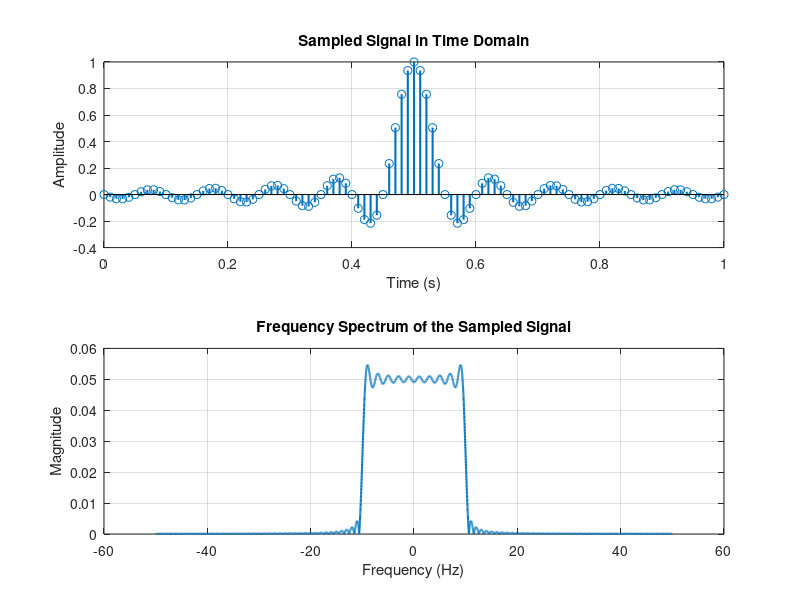
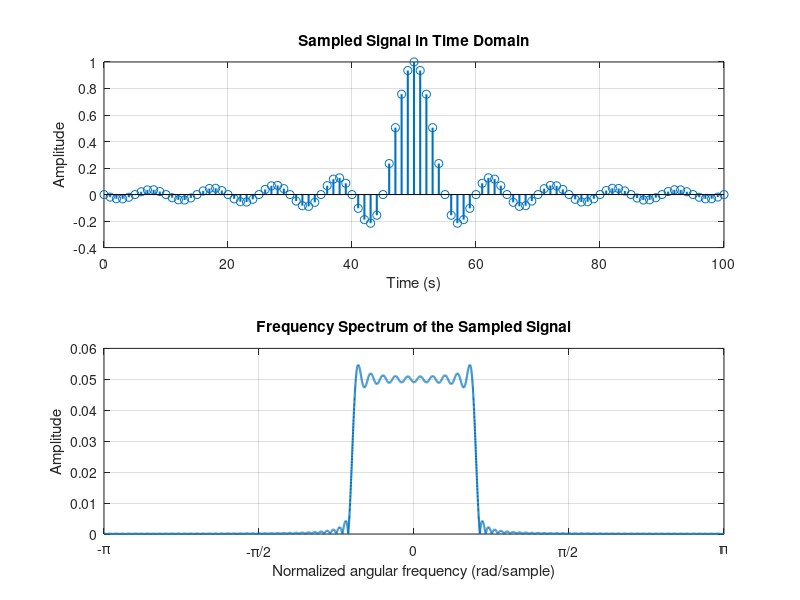
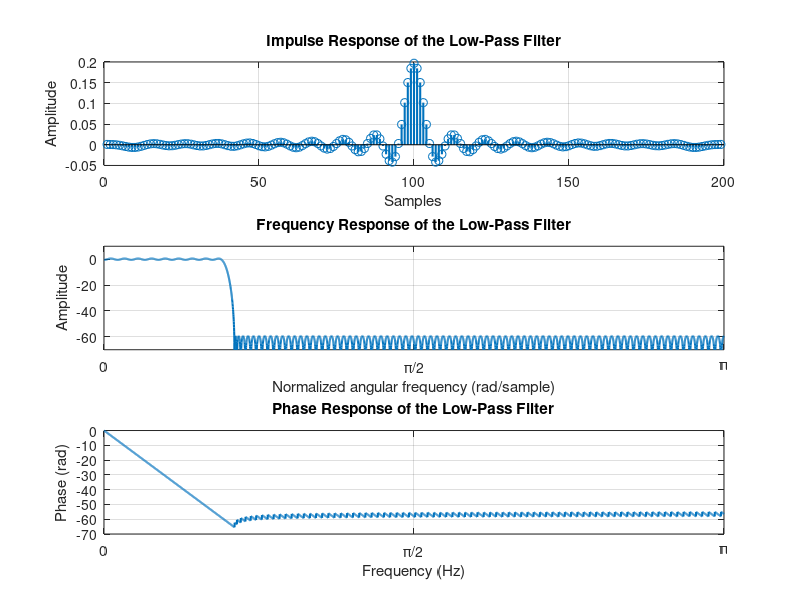
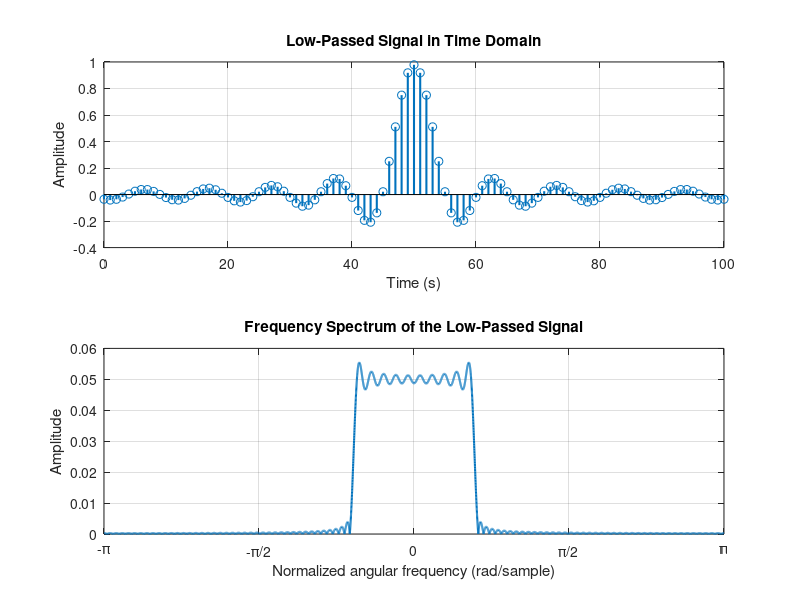

MATLAB code for these plots, in order:
%% *Voice Scrambing*
%% Clear the workspace
close all;
clear;
clc;

%% Voice Scrambling
% Voice scrambling is a technique used to encrypt voice signals. The
% encrypted voice signal is called the cipher signal. The cipher signal is
% transmitted over the communication channel. At the receiver, the cipher
% signal is descrambled to recover the original voice signal. The
% descrambling process is the inverse of the scrambling process. The
% scrambling process is a nonlinear process. It is implemented using a
% nonlinear function. The descrambling process is also a nonlinear process.
% It is implemented using the inverse of the nonlinear function used in the
% scrambling process. The scrambling process is a one-to-one mapping
% process. This means that each sample in the original voice signal is
% mapped to a unique sample in the cipher signal. The descrambling process
% is also a one-to-one mapping process. This means that each sample in the
% cipher signal is mapped to a unique sample in the original voice signal.
%
% Before scrambling a voice signal, we should use a low-pass filter to
% remove the frequencies that are higher than the Nyquist frequency. This
% is because the frequencies that are higher than the Nyquist frequency
% will be aliased. The aliased frequencies will be mixed with the original
% frequencies. This will make the descrambling process more difficult.
%
% To scramble a voice signal, we need to define a nonlinear function. We can
% make a nonlinear function by modulating the voice signal with a sinusoid.
% The sinusoid is called the scrambling sinusoid. The scrambling sinusoid
% is a sinusoid with a frequency that is different from the frequency of
% the voice signal. The scrambling sinusoid is generated using the
% following equation:
%
% $$s(t) = A \cos(\frac{2 \pi f_0 n}{f_s})$$
%
% where |A| is the amplitude of the scrambling sinusoid and |f_s| is its
% frequency. The scrambling sinusoid is modulated with the voice signal
% using the following equation:
%
% $$y(t) = x_{low-passed}(t) \cos(\frac{2 \pi f_0 n}{f_s})$$
%
% where |x(t)| is the voice signal. The scrambling sinusoid is modulated
% with the voice signal using the |.*| operator. The scrambled voice signal
% is stored in the variable |y|. The scrambling sinusoid is stored in the
% variable |s|. The following code scrambles a voice signal.
%
% |y = x_lowpassed .* s;|
%
% The descrambling process is the inverse of the scrambling process. The
% descrambling process is implemented using the following equation:
%
% $$y_2(t) = y(t) \cos(\frac{2 \pi f_0 n}{f_s})$$
%
% The descrambling process is implemented using the |.*| operator. The
% descrambled voice signal is stored in the variable |y_2|. The following
% code descrambles the voice signal.
%
% |y_2 = y .* s;|
%
% After multiplying the voice signal with the scrambling sinusoid, the
% frequencies of the voice signal are shifted to the left and right sides
% of the scrambling sinusoid. The frequencies of the voice signal are
% shifted to the left side of the scrambling sinusoid because the voice
% signal is multiplied with the cosine of the scrambling sinusoid.
% We should perform a low-pass filtering process to remove the frequencies
% that are shifted to the right side of the scrambling sinusoid. This is
% because the frequencies that are shifted to the right side of the
% scrambling sinusoid will be aliased.
%
% $$ x_{reconstructed} = h_{low-passed} * y_2(t)$$
%
% where $h_{low-passed}$ is the impulse response of the low-pass filter. The
% reconstructed voice signal is stored in the variable |x_reconstructed|.
% The following code reconstructs the voice signal.
%% Load the audio file
% # Too load the audio file, use the |audioread| function.
% # The audio file is stored in the variable |y| and the sampling frequency
% is stored in the variable |fs|.
% # We can specify the start and end points of the audio file to be read
% using the |audioread| function. It takes the start and end points as
% a vector in the form |[start end]|. The second argument is the samples range.
% # |y| is an column vector of size $N x 1$, where |N| is the number of samples.
% So, we should use the transpose operator |'| to convert it to a row vector.
% # To define the time axis, we use the |linspace| function. It takes the
% start and end points as well as the number of points to be generated.
% The start point is |0| and the end point is |N/fs|, where |N| is the number
% of samples and |fs| is the sampling frequency. The number of points is |N|.
%
% The following code loads the audio file and defines the time axis.
%
% |[x_t, fs] = audioread('Audio01.wav');|
%
% |x_t = x_t';|
%
% |t_axis = linspace(0, length(x_t) / fs, length(x_t));|

%% Sound the audio file
% # To sound the audio file, use the |sound| function. It takes the audio
% signal and the sampling frequency as arguments.
% # To prevent the sound from being cut, we should wait until the sound
% finishes. We can do this using the |pause| function. It takes the time
% to wait in seconds as an argument.
%
% The following code sounds the audio file:
%
% |sound(x_t, fs);|
%
% |pause(length(x_t) / fs);|
%
% The sample rate |fs| should be a standard audio rate (common rates are 8000, 11025, 22050, 44100, or 48000 Hz).
%%%
%% Implementation of the scrambling process
% We assume the input signal is a shifted sinc function with scaling factor of
% 0.1 and shift factor of 0.5. The sampling frequency is 100 Hz.
% We know the Fourier transform of the this function in general form is:
%
% $$x(t) = sinc(2f_c(t - t_0)) \Rightarrow\mathcal{FT}:
% X(f) = 2f_c \cdot \Pi(\frac{f}{2f_c}) \cdot e^{-j 2 \pi f t_0}$$
%
% where $t_0$ is the shift factor and $T$ is the scaling factor.
% The Discrete-Time Fourier Transform (DTFT) of the sampled signal is:
%
% $$x[n] = sinc(2\omega_c(n - n_0)) \Rightarrow\mathcal{DTFT}:
% X(e^{j \omega}) = 2\omega_c \cdot \Pi(\frac{\omega}{2\omega_c}) \cdot e^{-j \omega n_0}$$
%
% We can analyze a signal in two methods:
%
% *Analog Signal Processing*
%
fs = 100;
t = 0:1 / fs:1;
x = sinc((t - 0.5) * 2 * 10);
N_freq = 1e4;
f_axis = linspace(-fs / 2, fs / 2, N_freq);
FT_x = fftshift(fft(x, N_freq)) / fs;

figure("Name", "Sampled Signal");
subplot(2, 1, 1);
stem(t, x, 'LineWidth', 1.5);
xlabel("Time (s)");
ylabel("Amplitude");
title("Sampled Signal in Time Domain");
grid on;
subplot(2, 1, 2);
plot(f_axis, abs(FT_x), 'LineWidth', 1.5);
xlabel("Frequency (Hz)");
ylabel("Magnitude");
title("Frequency Spectrum of the Sampled Signal");
grid on;
%%%
% *Digital Signal Processing*
%
% The sampled signal in the analog signal processing is the same as:
%
% |x = sinc((n / fs - 0.5) / 0.1);|
%
fs = 100;
n = 0:length(t) - 1; % Discrete axis
w_axis = linspace(-pi, pi, N_freq);
DTFT_x = fftshift(fft(x, N_freq)) / fs;
figure("Name", "Sampled Signal");
subplot(2, 1, 1);
stem(n, x, 'LineWidth', 1.5);
xlabel("Time (s)");
ylabel("Amplitude");
title("Sampled Signal in Time Domain");
grid on;
subplot(2, 1, 2);
plot(w_axis, abs(DTFT_x), 'LineWidth', 1.5);
xlabel('Normalized angular frequency (rad/sample)');
ylabel('Amplitude');
xticks([-pi, -pi / 2, 0, pi / 2, pi]);
xticklabels({'-\pi', '-\pi/2', '0', '\pi/2', '\pi'});
xlim([-pi pi]);
title("Frequency Spectrum of the Sampled Signal");
grid on;
%%%
% We consider digital signal processing in the following.
%
% Now we define a low-pass filter with cutoff frequency of 10 Hz using
% the filter designer tool.
lowpass_filter = load('filters/VoiceScrambling_LP_FIR_filter.mat').Num;
w_axis_pos = w_axis(floor(N_freq / 2) + 1:end);
FT_lowpass_filter = fftshift(fft(lowpass_filter, N_freq));
FT_lowpass_filter = FT_lowpass_filter(floor(N_freq / 2) + 1:end);
figure('Name', 'Low-Pass Filter');
subplot(3, 1, 1);
stem(lowpass_filter, 'LineWidth', 1.5);
xlabel("Samples");
ylabel("Amplitude");
title("Impulse Response of the Low-Pass Filter");
grid on;
subplot(3, 1, 2);
plot(w_axis_pos, 20 * log10(abs(FT_lowpass_filter)), 'LineWidth', 1.5);
xlabel('Normalized angular frequency (rad/sample)');
ylabel('Amplitude');
title("Frequency Response of the Low-Pass Filter");
ylim([-70 10]);
xlim([0 pi]);
xticks([0, pi / 2, pi]);
xticklabels({'0', '\pi/2', '\pi'});
grid on;
subplot(3, 1, 3);
plot(w_axis_pos, unwrap(angle(FT_lowpass_filter)), 'LineWidth', 1.5);
xlabel("Frequency (Hz)");
ylabel("Phase (rad)");
xlim([0 pi]);
xticks([0, pi / 2, pi]);
xticklabels({'0', '\pi/2', '\pi'});

title("Phase Response of the Low-Pass Filter");
grid on;
%%%
% We filter the sampled signal using the low-pass filter with  cutoff
% frequency of 10 Hz.
x_lowpassed = conv(x, lowpass_filter, 'same');
FT_x_lowpassed = fftshift(fft(x_lowpassed, N_freq)) / fs;
figure('Name', 'Low-Passed Signal');
subplot(2, 1, 1);
stem(n, x_lowpassed, 'LineWidth', 1.5);
xlabel("Time (s)");
ylabel("Amplitude");
title("Low-Passed Signal in Time Domain");
grid on;
subplot(2, 1, 2);
plot(w_axis, abs(FT_x_lowpassed), 'LineWidth', 1.5);
xlabel('Normalized angular frequency (rad/sample)');
ylabel('Amplitude');
xticks([-pi, -pi / 2, 0, pi / 2, pi]);
xticklabels({'-\pi', '-\pi/2', '0', '\pi/2', '\pi'});
xlim([-pi pi]);
title("Frequency Spectrum of the Low-Passed Signal");
grid on;
%%%
% Now, we define carrier signal with frequency of 10 Hz.
f0 = 10;
s = 2 * cos(2 * pi * (f0 / fs) * n);
FT_s = fftshift(fft(s, N_freq)) / fs;
figure('Name', 'Carrier Signal');
subplot(2, 1, 1);
stem(n, s, 'LineWidth', 1.5);
xlabel("Time (s)");
ylabel("Amplitude");
title("Carrier Signal in Time Domain");
grid on;
subplot(2, 1, 2);
plot(w_axis, abs(FT_s), 'LineWidth', 1.5);
xlabel('Normalized angular frequency (rad/sample)');
ylabel('Amplitude');
xticks([-pi, -pi / 2, 0, pi / 2, pi]);
xticklabels({'-\pi', '-\pi/2', '0', '\pi/2', '\pi'});
xlim([-pi pi]);
title("Frequency Spectrum of the Carrier Signal");
grid on;
%%%
% We modulate the carrier signal with the low-passed signal.
y = x_lowpassed .* s;
FT_y = fftshift(fft(y, N_freq)) / fs;
figure('Name', 'Scrambled Signal');
subplot(2, 1, 1);
stem(n, y, 'LineWidth', 1.5);
xlabel("Time (s)");
ylabel("Amplitude");
title("Scrambled Signal in Time Domain");
grid on;
subplot(2, 1, 2);
plot(w_axis, abs(FT_y), 'LineWidth', 1.5);
xlabel('Normalized angular frequency (rad/sample)');
ylabel('Amplitude');
xticks([-pi, -pi / 2, 0, pi / 2, pi]);
xticklabels({'-\pi', '-\pi/2', '0', '\pi/2', '\pi'});
xlim([-pi pi]);
title("Frequency Spectrum of the Scrambled Signal");
grid on;
%%%
% According to the scrambling process, we should use the low-pass filter
% again.
y_lowpassed = conv(y, lowpass_filter, 'same');
FT_y_lowpassed = fftshift(fft(y_lowpassed, N_freq)) / fs;
figure('Name', 'Low-Passed Scrambled Signal');
subplot(2, 1, 1);
stem(n, y_lowpassed, 'LineWidth', 1.5);
xlabel("Time (s)");
ylabel("Amplitude");
title("Low-Passed Scrambled Signal in Time Domain");
grid on;
subplot(2, 1, 2);
plot(w_axis, abs(FT_y_lowpassed), 'LineWidth', 1.5);
xlabel('Normalized angular frequency (rad/sample)');
ylabel('Amplitude');
xticks([-pi, -pi / 2, 0, pi / 2, pi]);
xticklabels({'-\pi', '-\pi/2', '0', '\pi/2', '\pi'});
xlim([-pi pi]);
title("Frequency Spectrum of the Low-Passed Scrambled Signal");
grid on;
%%%
% After receiving the scrambled signal, we should descramble it.
% We can add noise to the scrambled signal to simulate the noise in the
% communication channel.
y_noisy = y_lowpassed + 0.1 * randn(1, length(y_lowpassed));
FT_y_noisy = fftshift(fft(y_noisy, N_freq)) / fs;
figure('Name', 'Noisy Scrambled Signal');
subplot(2, 1, 1);
stem(n, y_lowpassed, 'LineWidth', 1.5);
xlabel("Samples");
ylabel("Amplitude");
title("Scrambled Signal in Time Domain");
grid on;
subplot(2, 1, 2);
stem(n, y_noisy, 'LineWidth', 1.5);
xlabel("Samples");
ylabel("Amplitude");
title("Noisy Scrambled Signal in Time Domain");
grid on;
%%%
% We repeat the scrambling process to descramble the noisy scrambled signal.
y_noisy_lowpassed = conv(y_noisy, lowpass_filter, 'same');
FT_y_noisy_lowpassed = fftshift(fft(y_noisy_lowpassed, N_freq)) / fs;
figure('Name', 'Low-Passed Noisy Scrambled Signal');
subplot(2, 1, 1);
stem(n, y_noisy_lowpassed, 'LineWidth', 1.5);
xlabel("Samples");
ylabel("Amplitude");
title("Low-Passed Noisy Scrambled Signal in Time Domain");
grid on;
subplot(2, 1, 2);
plot(w_axis, abs(FT_y_noisy_lowpassed), 'LineWidth', 1.5);
xlabel('Normalized angular frequency (rad/sample)');
ylabel('Amplitude');
xticks([-pi, -pi / 2, 0, pi / 2, pi]);
xticklabels({'-\pi', '-\pi/2', '0', '\pi/2', '\pi'});
xlim([-pi pi]);
title("Frequency Spectrum of the Low-Passed Noisy Scrambled Signal");
grid on;
%%%
y_2 = y_noisy_lowpassed .* s;
FT_y_2 = fftshift(fft(y_2, N_freq)) / fs;
figure('Name', 'Descrambled Signal');
subplot(2, 1, 1);
stem(n, y_2, 'LineWidth', 1.5);
xlabel("Samples");
ylabel("Amplitude");
title("Descrambled Signal in Time Domain");
grid on;
subplot(2, 1, 2);
plot(w_axis, abs(FT_y_2), 'LineWidth', 1.5);
xlabel('Normalized angular frequency (rad/sample)');
ylabel('Amplitude');
xticks([-pi, -pi / 2, 0, pi / 2, pi]);
xticklabels({'-\pi', '-\pi/2', '0', '\pi/2', '\pi'});
xlim([-pi pi]);
title("Frequency Spectrum of the Descrambled Signal");
grid on;
%%%
y_output = conv(y_2, lowpass_filter, 'same');
figure('Name', 'Output Signal');
subplot(2, 1, 1);
stem(n, x, 'LineWidth', 1.5);
xlabel("Samples");
ylabel("Amplitude");
title("Input Signal in Time Domain");
grid on;
subplot(2, 1, 2);
stem(n, y_output, 'LineWidth', 1.5);
xlabel("Samples");
ylabel("Amplitude");
title("Output Signal in Time Domain");
grid on;
%%%
